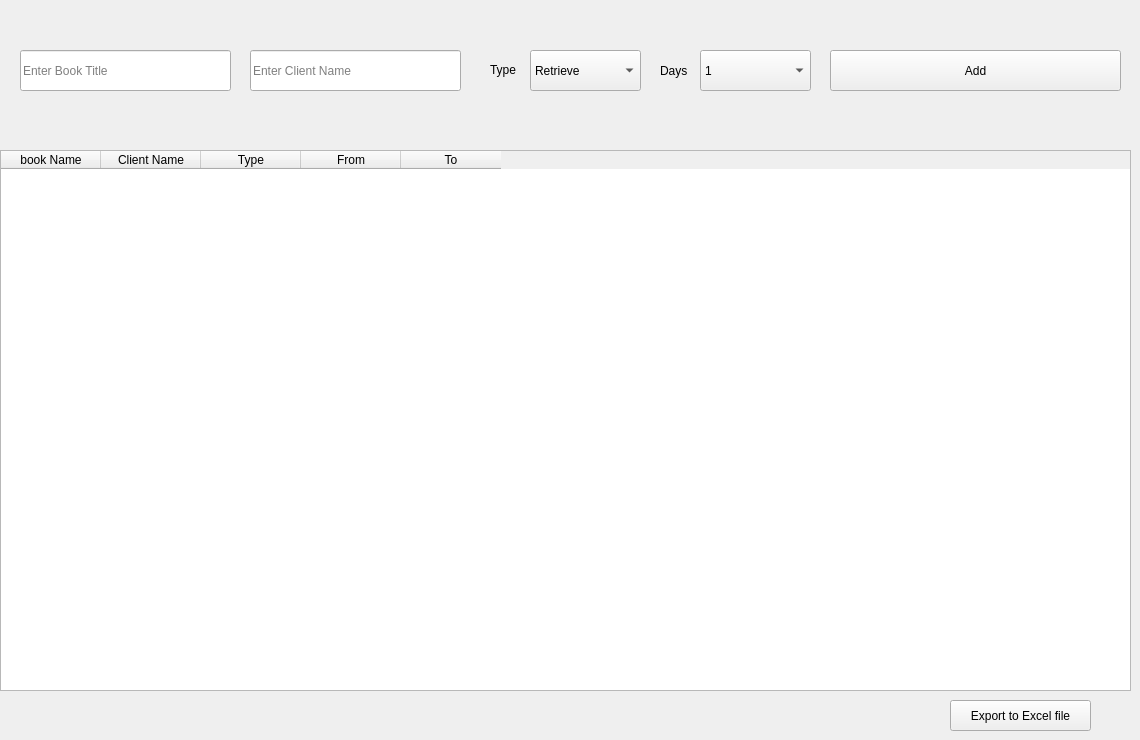
    <widget class="QWidget" name="tab">
     <attribute name="title">
      <string>Tab 1</string>
     </attribute>
     <widget class="QTableWidget" name="tableWidget">
      <property name="geometry">
       <rect>
        <x>0</x>
        <y>150</y>
        <width>1131</width>
        <height>541</height>
       </rect>
      </property>
      <property name="gridStyle">
       <enum>Qt::SolidLine</enum>
      </property>
      <attribute name="horizontalHeaderCascadingSectionResizes">
       <bool>false</bool>
      </attribute>
      <column>
       <property name="text">
        <string>book Name</string>
       </property>
      </column>
      <column>
       <property name="text">
        <string>Client Name</string>
       </property>
      </column>
      <column>
       <property name="text">
        <string>Type</string>
       </property>
      </column>
      <column>
       <property name="text">
        <string>From</string>
       </property>
      </column>
      <column>
       <property name="text">
        <string>To</string>
       </property>
      </column>
     </widget>
     <widget class="QPushButton" name="pushButton_6">
      <property name="geometry">
       <rect>
        <x>830</x>
        <y>50</y>
        <width>291</width>
        <height>41</height>
       </rect>
      </property>
      <property name="font">
       <font>
        <pointsize>9</pointsize>
       </font>
      </property>
      <property name="text">
       <string>Add</string>
      </property>
     </widget>
     <widget class="QLineEdit" name="lineEdit">
      <property name="geometry">
       <rect>
        <x>20</x>
        <y>50</y>
        <width>211</width>
        <height>41</height>
       </rect>
      </property>
      <property name="font">
       <font>
        <pointsize>9</pointsize>
       </font>
      </property>
      <property name="placeholderText">
       <string>Enter Book Title</string>
      </property>
     </widget>
     <widget class="QComboBox" name="comboBox">
      <property name="geometry">
       <rect>
        <x>530</x>
        <y>50</y>
        <width>111</width>
        <height>41</height>
       </rect>
      </property>
      <property name="font">
       <font>
        <pointsize>9</pointsize>
       </font>
      </property>
      <item>
       <property name="text">
        <string>Retrieve</string>
       </property>
      </item>
      <item>
       <property name="text">
        <string>Rent</string>
       </property>
      </item>
     </widget>
     <widget class="QComboBox" name="comboBox_2">
      <property name="geometry">
       <rect>
        <x>700</x>
        <y>50</y>
        <width>111</width>
        <height>41</height>
       </rect>
      </property>
      <property name="font">
       <font>
        <pointsize>9</pointsize>
       </font>
      </property>
      <item>
       <property name="text">
        <string>1</string>
       </property>
      </item>
      <item>
       <property name="text">
        <string>2</string>
       </property>
      </item>
      <item>
       <property name="text">
        <string>3</string>
       </property>
      </item>
      <item>
       <property name="text">
        <string>4</string>
       </property>
      </item>
      <item>
       <property name="text">
        <string>5</string>
       </property>
      </item>
      <item>
       <property name="text">
        <string>6</string>
       </property>
      </item>
      <item>
       <property name="text">
        <string>7</string>
       </property>
      </item>
      <item>
       <property name="text">
        <string>8</string>
       </property>
      </item>
      <item>
       <property name="text">
        <string>9</string>
       </property>
      </item>
      <item>
       <property name="text">
        <string>10</string>
       </property>
      </item>
     </widget>
     <widget class="QLabel" name="label">
      <property name="geometry">
       <rect>
        <x>490</x>
        <y>60</y>
        <width>41</width>
        <height>20</height>
       </rect>
      </property>
      <property name="font">
       <font>
        <pointsize>9</pointsize>
       </font>
      </property>
      <property name="text">
       <string>Type</string>
      </property>
     </widget>
     <widget class="QLabel" name="label_2">
      <property name="geometry">
       <rect>
        <x>660</x>
        <y>60</y>
        <width>41</width>
        <height>21</height>
       </rect>
      </property>
      <property name="font">
       <font>
        <pointsize>9</pointsize>
       </font>
      </property>
      <property name="text">
       <string>Days</string>
      </property>
     </widget>
     <widget class="QLineEdit" name="lineEdit_22">
      <property name="geometry">
       <rect>
        <x>250</x>
        <y>50</y>
        <width>211</width>
        <height>41</height>
       </rect>
      </property>
      <property name="font">
       <font>
        <pointsize>9</pointsize>
       </font>
      </property>
      <property name="placeholderText">
       <string>Enter Client Name</string>
      </property>
     </widget>
     <widget class="QPushButton" name="pushButton_29">
      <property name="geometry">
       <rect>
        <x>950</x>
        <y>700</y>
        <width>141</width>
        <height>31</height>
       </rect>
      </property>
      <property name="text">
       <string>Export to Excel file</string>
      </property>
     </widget>
    </widget>
